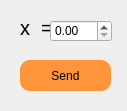
<?xml version="1.0" encoding="UTF-8"?>
<ui version="4.0">
 <class>dialogGetX</class>
 <widget class="QWidget" name="dialogGetX">
  <property name="geometry">
   <rect>
    <x>0</x>
    <y>0</y>
    <width>127</width>
    <height>111</height>
   </rect>
  </property>
  <property name="minimumSize">
   <size>
    <width>127</width>
    <height>111</height>
   </size>
  </property>
  <property name="maximumSize">
   <size>
    <width>127</width>
    <height>111</height>
   </size>
  </property>
  <property name="windowTitle">
   <string>Form</string>
  </property>
  <widget class="QPushButton" name="pushButton">
   <property name="geometry">
    <rect>
     <x>20</x>
     <y>60</y>
     <width>91</width>
     <height>31</height>
    </rect>
   </property>
   <property name="styleSheet">
    <string notr="true">QPushButton {
  background-color: rgb(255, 149, 58);

     border-width: 2px;
     border-radius: 10px;
 
}
QPushButton:pressed {
    background-color:  rgb(255, 143, 50);
}</string>
   </property>
   <property name="text">
    <string>Send</string>
   </property>
  </widget>
  <widget class="QLabel" name="label_3">
   <property name="geometry">
    <rect>
     <x>20</x>
     <y>20</y>
     <width>31</width>
     <height>16</height>
    </rect>
   </property>
   <property name="font">
    <font>
     <pointsize>15</pointsize>
    </font>
   </property>
   <property name="text">
    <string>x  =</string>
   </property>
  </widget>
  <widget class="QDoubleSpinBox" name="lineNum">
   <property name="geometry">
    <rect>
     <x>50</x>
     <y>20</y>
     <width>62</width>
     <height>22</height>
    </rect>
   </property>
  </widget>
 </widget>
 <resources/>
 <connections/>
</ui>
